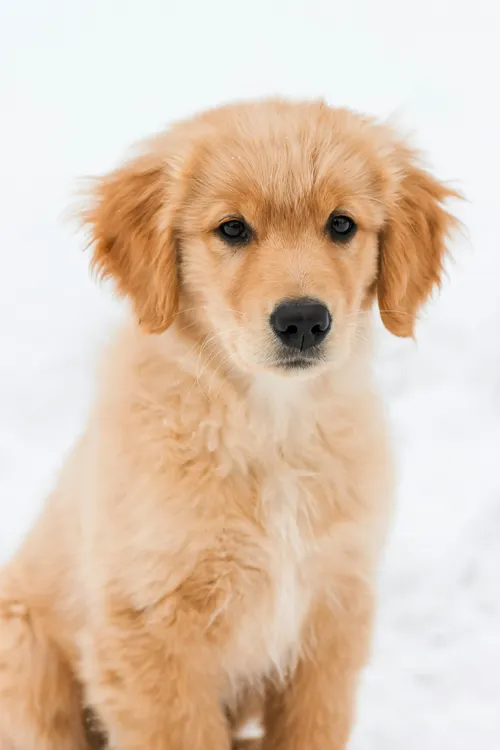
#> input picture Photos/Dog_2.webp, 500 x 750 px, found by its file name
$ python flip.py
#> lines starting #> are read from the running program, lines starting #| are printed output that depends on the picture
import cv2 as cv

img = cv.imread('Photos/Dog_2.webp')
#> img is the input picture: shape (750, 500, 3); mean B, G, R 181.2, 201.4, 223.4

flip = cv.flip(img,0)
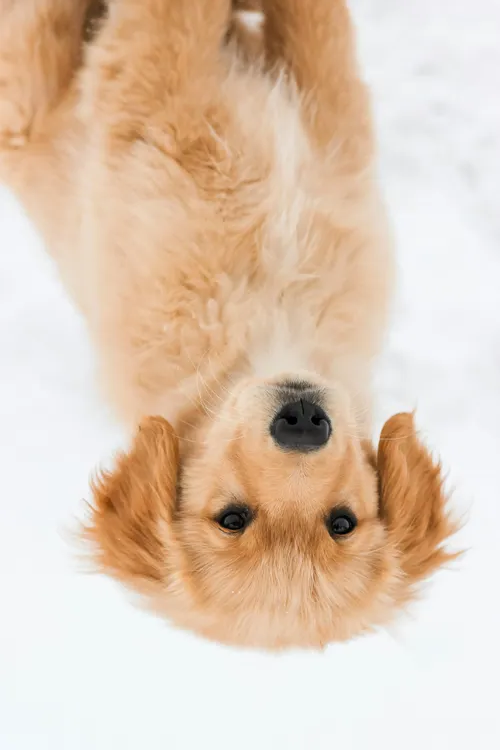
#> flip: shape (750, 500, 3); mean B, G, R 181.2, 201.4, 223.4

cv.imshow('Flipped',flip)
cv.waitKey(0)

$ run again, with Photos/Dog_1.webp copied over Photos/Dog_2.webp
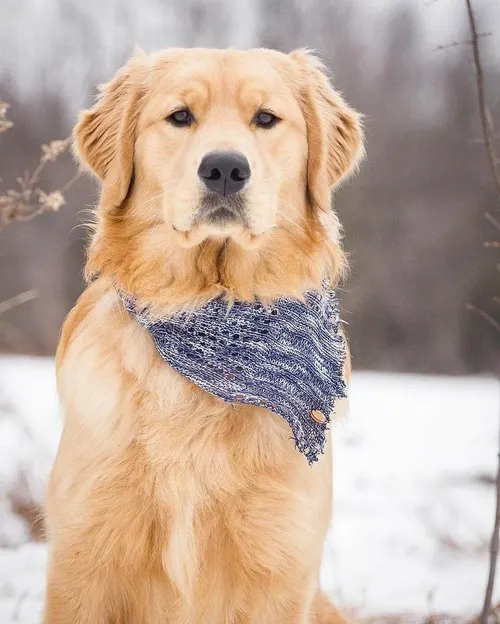
#> input picture Photos/Dog_1.webp, 500 x 624 px, found by its file name
#> img is the input picture: shape (624, 500, 3); mean B, G, R 156.4, 171, 192.1
#> `flip = cv.flip(img,0)`:
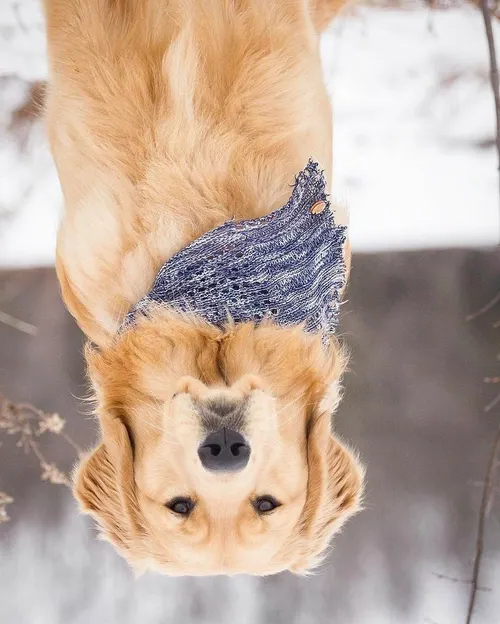
#> flip: shape (624, 500, 3); mean B, G, R 156.4, 171, 192.1
